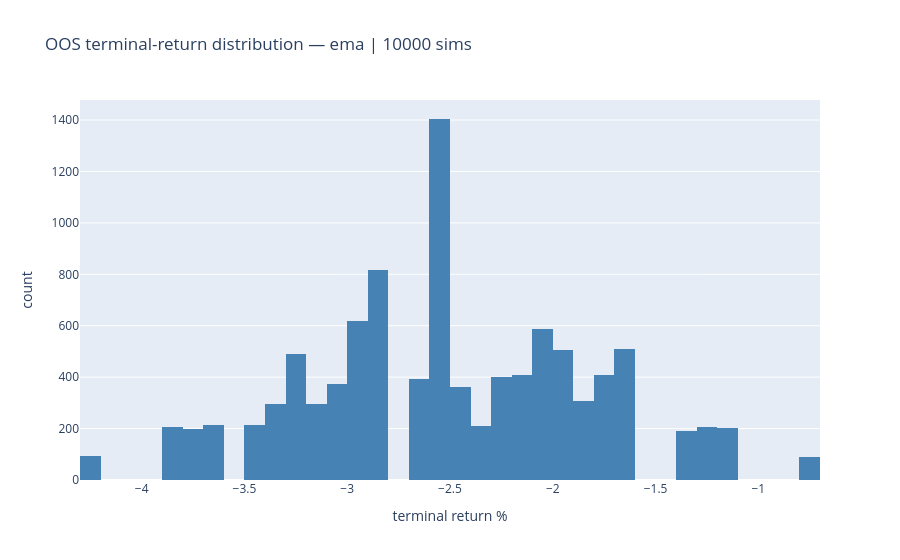
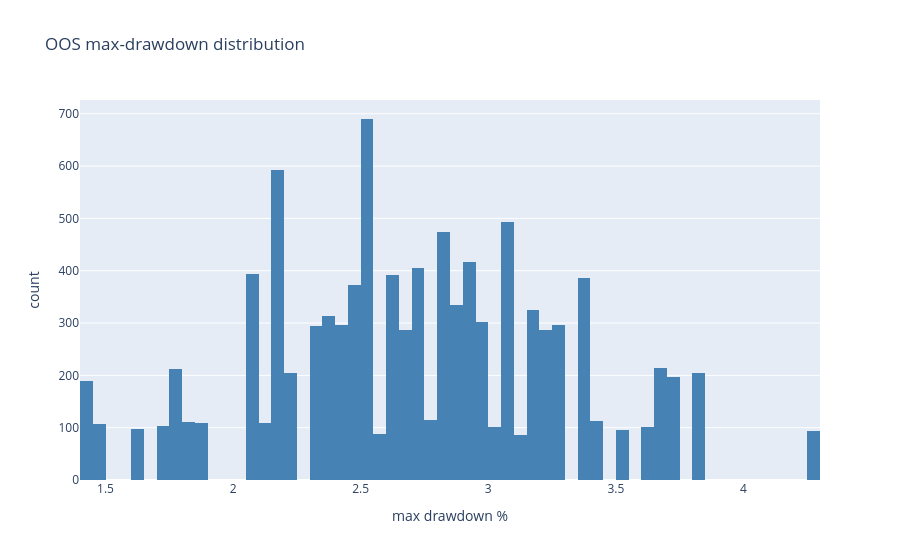

Notebook cell for these charts, in order:
### Code cell
# How those thousands of shuffled runs ended up.
# Wide / leaning negative = the result leans on luck; tight / mostly positive = sturdier edge.
px.histogram(x=mc.samples["terminal_return_pct"], nbins=60,
             labels={"x": "terminal return %"}, color_discrete_sequence=["steelblue"],
             title=f"OOS terminal-return distribution — {strategy.name} | {mc.n_sims} sims").show()
# Worst peak-to-trough drop in each run — how deep a drawdown to be ready for.
px.histogram(x=mc.samples["max_drawdown_pct"], nbins=60,
             labels={"x": "max drawdown %"}, color_discrete_sequence=["steelblue"],
             title="OOS max-drawdown distribution").show()

### Figure 1 — Plotly figure (JSON) as saved in the notebook; plotly's stock layout.template omitted (floating-point values rounded to 4 significant figures; data arrays with more than 128 entries replaced by an {"elided": "..."} marker saying what was removed)
{"data": [{"alignmentgroup": "True", "bingroup": "x", "hovertemplate": "terminal return %=%{x}<br>count=%{y}<extra></extra>", "legendgroup": "", "marker": {"color": "steelblue", "pattern": {"shape": ""}}, "name": "", "nbinsx": 60, "offsetgroup": "", "orientation": "v", "showlegend": false, "type": "histogram", "x": {"elided": "10000 float values"}, "xaxis": "x", "yaxis": "y"}], "layout": {"barmode": "relative", "legend": {"tracegroupgap": 0}, "title": {"text": "OOS terminal-return distribution — ema | 10000 sims"}, "xaxis": {"anchor": "y", "domain": [0, 1], "title": {"text": "terminal return %"}}, "yaxis": {"anchor": "x", "domain": [0, 1], "title": {"text": "count"}}}}

### Figure 2 — Plotly figure (JSON) as saved in the notebook; plotly's stock layout.template omitted (floating-point values rounded to 4 significant figures; data arrays with more than 128 entries replaced by an {"elided": "..."} marker saying what was removed)
{"data": [{"alignmentgroup": "True", "bingroup": "x", "hovertemplate": "max drawdown %=%{x}<br>count=%{y}<extra></extra>", "legendgroup": "", "marker": {"color": "steelblue", "pattern": {"shape": ""}}, "name": "", "nbinsx": 60, "offsetgroup": "", "orientation": "v", "showlegend": false, "type": "histogram", "x": {"elided": "10000 float values"}, "xaxis": "x", "yaxis": "y"}], "layout": {"barmode": "relative", "legend": {"tracegroupgap": 0}, "title": {"text": "OOS max-drawdown distribution"}, "xaxis": {"anchor": "y", "domain": [0, 1], "title": {"text": "max drawdown %"}}, "yaxis": {"anchor": "x", "domain": [0, 1], "title": {"text": "count"}}}}
